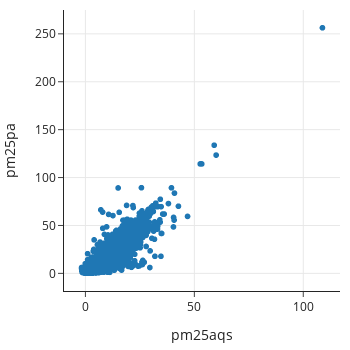

The notebook cell this image was saved under:
### Code cell
px.scatter(full_df, x='pm25aqs', y='pm25pa', width=350, height=350)

### Figure 1 — Plotly figure (JSON) as saved in the notebook; plotly's stock layout.template omitted (floating-point values rounded to 4 significant figures; data arrays with more than 128 entries replaced by an {"elided": "..."} marker saying what was removed)
{"data": [{"hovertemplate": "pm25aqs=%{x}<br>pm25pa=%{y}<extra></extra>", "legendgroup": "", "marker": {"color": "#1F77B4", "symbol": "circle"}, "mode": "markers", "name": "", "showlegend": false, "type": "scattergl", "x": {"elided": "12246 float values"}, "xaxis": "x", "y": {"elided": "12246 float values"}, "yaxis": "y"}], "layout": {"height": 350, "legend": {"tracegroupgap": 0}, "width": 350, "xaxis": {"anchor": "y", "autorange": true, "domain": [0, 1], "range": [-9.834, 116.9], "title": {"text": "pm25aqs"}, "type": "linear"}, "yaxis": {"anchor": "x", "autorange": true, "domain": [0, 1], "range": [-18.4, 274.9], "title": {"text": "pm25pa"}, "type": "linear"}}}
